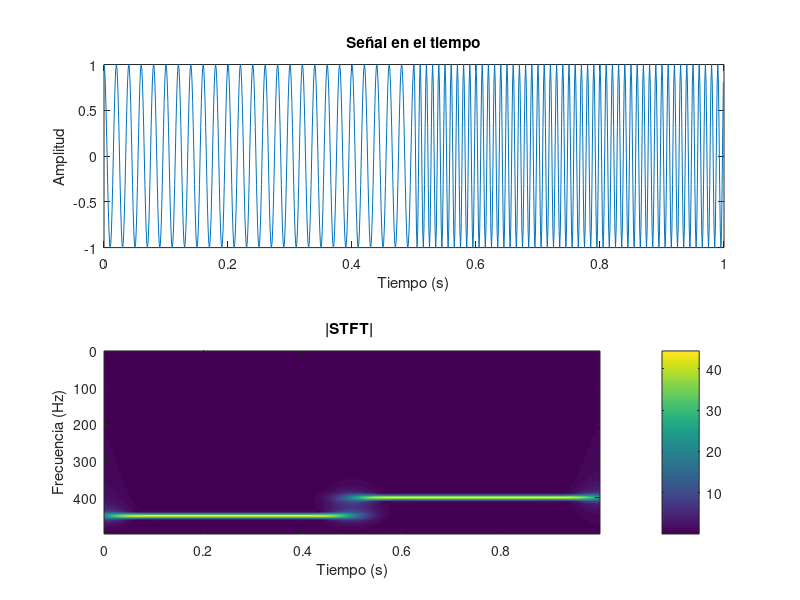

Reproduce this figure in MATLAB.
% Limpia el espacio de trabajo y cierra todas las figuras abiertas
clear all;
close all;

% Definición de parámetros de la señal
Fs = 1000;                  % Frecuencia de muestreo (Hz)
Ts = 1/Fs;                  % Período de muestreo (s)
t = 0:Ts:1-Ts;              % Vector de tiempo de 1 segundo de duración
N = length(t);              % Número de muestras
k = 400;                    % Parámetro que controla el ancho de la ventana gaussiana
f1 = 50;                    % Frecuencia de la primera señal (Hz)
f2 = 100;                   % Frecuencia de la segunda señal (Hz)

% Creación de la señal compuesta por dos cosenos con diferentes frecuencias
x = zeros(1, N);                % Inicializa la señal x con ceros
half_point = round(N / 2);      % Punto medio para dividir la señal en dos secciones

x(1:half_point) = cos(2*pi*f1*t(1:half_point));    % Primera mitad: coseno de 50 Hz
x(half_point+1:end) = cos(2*pi*f2*t(half_point+1:end)); % Segunda mitad: coseno de 100 Hz

% Inicialización de la matriz para la STFT (Short-Time Fourier Transform)
STFT = zeros(round(N/2), N);       % Matriz para almacenar la STFT

% Vector de frecuencias para la transformación de Fourier
f = 0:1:N-1;

% Cálculo de la STFT utilizando una ventana gaussiana
for n = 1:N
    g = exp(-k*(t - t(n)).^2);               % Ventana gaussiana centrada en t(n)
    x_v = x .* g;                            % Señal modulada por la ventana
    x_v_f = fft(x_v) .* exp(1i*2*pi*t(n).*f); % Transformada de Fourier de la señal modulada
    x_v_f = x_v_f(N/2+1:end);               % Se conserva la mitad positiva del espectro
    STFT(:, n) = x_v_f;                     % Se almacena el resultado en la matriz STFT
end

% Vector de frecuencias para la visualización del espectrograma
k = 0:Fs/N:Fs/2 - Fs/N;

% Visualización de la señal en el dominio del tiempo y del espectrograma
figure;

subplot(2,1,1);                  % Primer gráfico: señal en el dominio del tiempo
plot(t, real(x));
title('Señal en el tiempo');
xlabel('Tiempo (s)');
ylabel('Amplitud');

subplot(2,1,2);                  % Segundo gráfico: espectrograma (STFT)
imagesc(t, k, abs(STFT));         % Visualización de la magnitud de la STFT
set(gca, 'YDir', 'reverse');      % Invierte el eje Y para una mejor interpretación

xlabel('Tiempo (s)');
ylabel('Frecuencia (Hz)');
title('|STFT| ');
colorbar;                         % Barra de color para indicar la magnitud de la STFT
